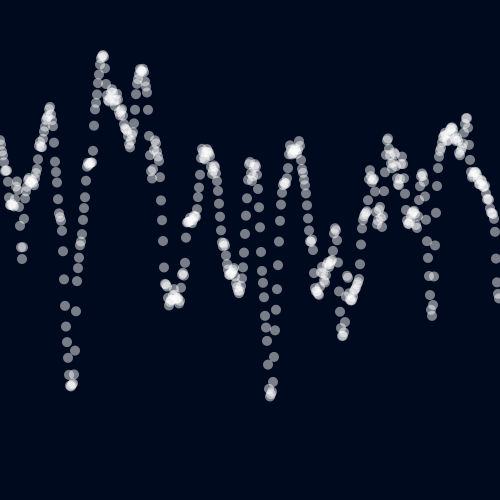
Frame 1 (no input)
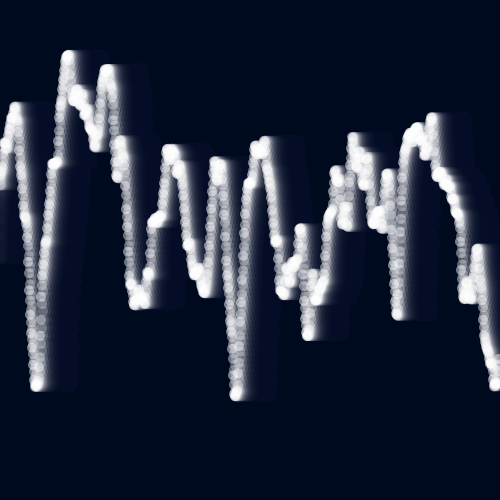
Frame 60 (the mouse pressed at the canvas centre just before this capture)
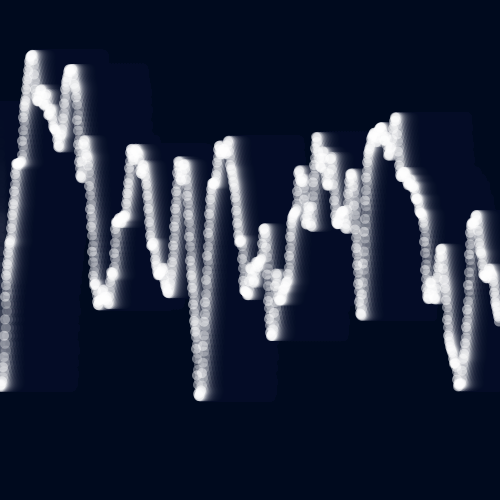
Frame 120 (the mouse held since frame 60 and released just before this capture)

The Processing sketch that drew these frames (run headless with seeded random() and noise(); from frame 60 on, the mouse is pressed at the canvas centre):

// Processing sketch: processing_130222
// ── processing_130222.pde

float y;

void setup(){
  y = random(30);
  size(500,500);
  background(0,10,30);
}

void draw(){
  noStroke();
  fill(0,10,30,30);
  rect(0,0,width,height);
  fill(255,120);
  float yy = y;
  //strokeWeight();
  for(int x =0; x < width; x++){
    ellipse(x, noise(yy)*height, 10, 10);  
    yy +=0.05;
  }
  y += 0.03; 
}
